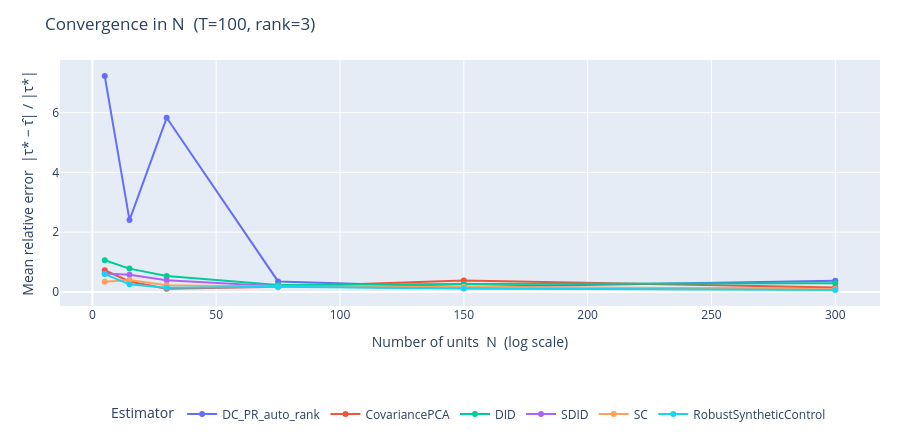
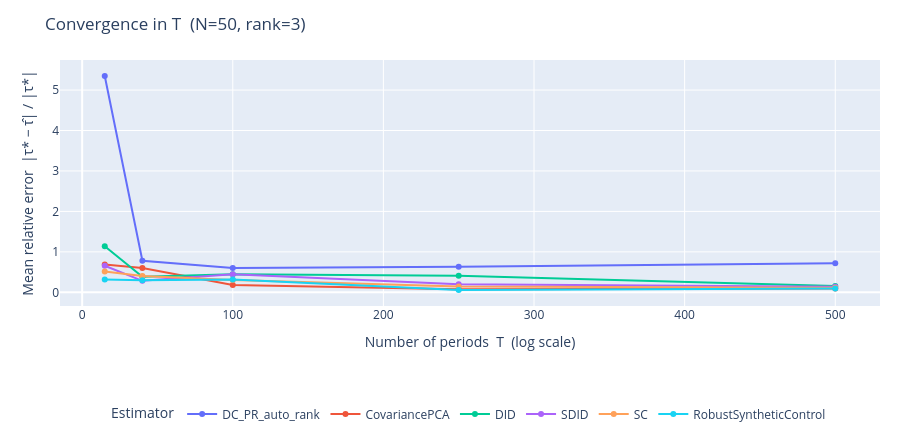

Write notebook code for charts like these, in order.
### Code cell
def convergence_plot(df, param, xlabel, title):
    agg = df.groupby([param, "method"])["error"].mean().reset_index()
    fig = px.line(
        agg, x=param, y="error", color="method",
        markers=True,
        category_orders={"method": FAST_METHODS},
        labels={param: xlabel, "error": RERR_LABEL, "method": "Estimator"},
        title=title
    )
    fig.update_layout(
        height=440,
        margin=dict(l=60, r=20, t=60, b=110),
        legend=dict(orientation="h", y=-0.38, x=0.5, xanchor="center", title="Estimator"),
    )
    return fig

convergence_plot(df_N, "N", "Number of units  N  (log scale)",
                 "Convergence in N  (T=100, rank=3)").show()

convergence_plot(df_T, "T", "Number of periods  T  (log scale)",
                 "Convergence in T  (N=50, rank=3)").show()

### Figure 1 — Plotly figure (JSON) as saved in the notebook; plotly's stock layout.template omitted (floating-point values rounded to 4 significant figures)
{"data": [{"hovertemplate": "Estimator=DC_PR_auto_rank<br>Number of units  N  (log scale)=%{x}<br>Mean relative error  |τ* − τ̂| / |τ*|=%{y}<extra></extra>", "legendgroup": "DC_PR_auto_rank", "line": {"color": "#636efa", "dash": "solid"}, "marker": {"symbol": "circle"}, "mode": "lines+markers", "name": "DC_PR_auto_rank", "orientation": "v", "showlegend": true, "type": "scatter", "x": [5, 15, 30, 75, 150, 300], "xaxis": "x", "y": [7.228, 2.405, 5.83, 0.3507, 0.1654, 0.3701], "yaxis": "y"}, {"hovertemplate": "Estimator=CovariancePCA<br>Number of units  N  (log scale)=%{x}<br>Mean relative error  |τ* − τ̂| / |τ*|=%{y}<extra></extra>", "legendgroup": "CovariancePCA", "line": {"color": "#EF553B", "dash": "solid"}, "marker": {"symbol": "circle"}, "mode": "lines+markers", "name": "CovariancePCA", "orientation": "v", "showlegend": true, "type": "scatter", "x": [5, 15, 30, 75, 150, 300], "xaxis": "x", "y": [0.7241, 0.3495, 0.1029, 0.1741, 0.3859, 0.1505], "yaxis": "y"}, {"hovertemplate": "Estimator=DID<br>Number of units  N  (log scale)=%{x}<br>Mean relative error  |τ* − τ̂| / |τ*|=%{y}<extra></extra>", "legendgroup": "DID", "line": {"color": "#00cc96", "dash": "solid"}, "marker": {"symbol": "circle"}, "mode": "lines+markers", "name": "DID", "orientation": "v", "showlegend": true, "type": "scatter", "x": [5, 15, 30, 75, 150, 300], "xaxis": "x", "y": [1.062, 0.7799, 0.5353, 0.2315, 0.2634, 0.2937], "yaxis": "y"}, {"hovertemplate": "Estimator=SDID<br>Number of units  N  (log scale)=%{x}<br>Mean relative error  |τ* − τ̂| / |τ*|=%{y}<extra></extra>", "legendgroup": "SDID", "line": {"color": "#ab63fa", "dash": "solid"}, "marker": {"symbol": "circle"}, "mode": "lines+markers", "name": "SDID", "orientation": "v", "showlegend": true, "type": "scatter", "x": [5, 15, 30, 75, 150, 300], "xaxis": "x", "y": [0.6175, 0.5733, 0.3912, 0.1918, 0.1222, 0.1059], "yaxis": "y"}, {"hovertemplate": "Estimator=SC<br>Number of units  N  (log scale)=%{x}<br>Mean relative error  |τ* − τ̂| / |τ*|=%{y}<extra></extra>", "legendgroup": "SC", "line": {"color": "#FFA15A", "dash": "solid"}, "marker": {"symbol": "circle"}, "mode": "lines+markers", "name": "SC", "orientation": "v", "showlegend": true, "type": "scatter", "x": [5, 15, 30, 75, 150, 300], "xaxis": "x", "y": [0.3358, 0.3969, 0.2262, 0.1824, 0.1711, 0.1002], "yaxis": "y"}, {"hovertemplate": "Estimator=RobustSyntheticControl<br>Number of units  N  (log scale)=%{x}<br>Mean relative error  |τ* − τ̂| / |τ*|=%{y}<extra></extra>", "legendgroup": "RobustSyntheticControl", "line": {"color": "#19d3f3", "dash": "solid"}, "marker": {"symbol": "circle"}, "mode": "lines+markers", "name": "RobustSyntheticControl", "orientation": "v", "showlegend": true, "type": "scatter", "x": [5, 15, 30, 75, 150, 300], "xaxis": "x", "y": [0.596, 0.2546, 0.1431, 0.174, 0.1175, 0.06529], "yaxis": "y"}], "layout": {"height": 440, "legend": {"orientation": "h", "title": {"text": "Estimator"}, "tracegroupgap": 0, "x": 0.5, "xanchor": "center", "y": -0.38}, "margin": {"b": 110, "l": 60, "r": 20, "t": 60}, "title": {"text": "Convergence in N  (T=100, rank=3)"}, "xaxis": {"anchor": "y", "domain": [0, 1], "title": {"text": "Number of units  N  (log scale)"}}, "yaxis": {"anchor": "x", "domain": [0, 1], "title": {"text": "Mean relative error  |τ* − τ̂| / |τ*|"}}}}

### Figure 2 — Plotly figure (JSON) as saved in the notebook; plotly's stock layout.template omitted (floating-point values rounded to 4 significant figures)
{"data": [{"hovertemplate": "Estimator=DC_PR_auto_rank<br>Number of periods  T  (log scale)=%{x}<br>Mean relative error  |τ* − τ̂| / |τ*|=%{y}<extra></extra>", "legendgroup": "DC_PR_auto_rank", "line": {"color": "#636efa", "dash": "solid"}, "marker": {"symbol": "circle"}, "mode": "lines+markers", "name": "DC_PR_auto_rank", "orientation": "v", "showlegend": true, "type": "scatter", "x": [15, 40, 100, 250, 500], "xaxis": "x", "y": [5.346, 0.7808, 0.6036, 0.6331, 0.7161], "yaxis": "y"}, {"hovertemplate": "Estimator=CovariancePCA<br>Number of periods  T  (log scale)=%{x}<br>Mean relative error  |τ* − τ̂| / |τ*|=%{y}<extra></extra>", "legendgroup": "CovariancePCA", "line": {"color": "#EF553B", "dash": "solid"}, "marker": {"symbol": "circle"}, "mode": "lines+markers", "name": "CovariancePCA", "orientation": "v", "showlegend": true, "type": "scatter", "x": [15, 40, 100, 250, 500], "xaxis": "x", "y": [0.6848, 0.6037, 0.1812, 0.0756, 0.09445], "yaxis": "y"}, {"hovertemplate": "Estimator=DID<br>Number of periods  T  (log scale)=%{x}<br>Mean relative error  |τ* − τ̂| / |τ*|=%{y}<extra></extra>", "legendgroup": "DID", "line": {"color": "#00cc96", "dash": "solid"}, "marker": {"symbol": "circle"}, "mode": "lines+markers", "name": "DID", "orientation": "v", "showlegend": true, "type": "scatter", "x": [15, 40, 100, 250, 500], "xaxis": "x", "y": [1.141, 0.3823, 0.4491, 0.4075, 0.1573], "yaxis": "y"}, {"hovertemplate": "Estimator=SDID<br>Number of periods  T  (log scale)=%{x}<br>Mean relative error  |τ* − τ̂| / |τ*|=%{y}<extra></extra>", "legendgroup": "SDID", "line": {"color": "#ab63fa", "dash": "solid"}, "marker": {"symbol": "circle"}, "mode": "lines+markers", "name": "SDID", "orientation": "v", "showlegend": true, "type": "scatter", "x": [15, 40, 100, 250, 500], "xaxis": "x", "y": [0.6569, 0.2839, 0.4475, 0.1994, 0.1393], "yaxis": "y"}, {"hovertemplate": "Estimator=SC<br>Number of periods  T  (log scale)=%{x}<br>Mean relative error  |τ* − τ̂| / |τ*|=%{y}<extra></extra>", "legendgroup": "SC", "line": {"color": "#FFA15A", "dash": "solid"}, "marker": {"symbol": "circle"}, "mode": "lines+markers", "name": "SC", "orientation": "v", "showlegend": true, "type": "scatter", "x": [15, 40, 100, 250, 500], "xaxis": "x", "y": [0.5126, 0.4022, 0.3016, 0.147, 0.1138], "yaxis": "y"}, {"hovertemplate": "Estimator=RobustSyntheticControl<br>Number of periods  T  (log scale)=%{x}<br>Mean relative error  |τ* − τ̂| / |τ*|=%{y}<extra></extra>", "legendgroup": "RobustSyntheticControl", "line": {"color": "#19d3f3", "dash": "solid"}, "marker": {"symbol": "circle"}, "mode": "lines+markers", "name": "RobustSyntheticControl", "orientation": "v", "showlegend": true, "type": "scatter", "x": [15, 40, 100, 250, 500], "xaxis": "x", "y": [0.3187, 0.3004, 0.3164, 0.0587, 0.09164], "yaxis": "y"}], "layout": {"height": 440, "legend": {"orientation": "h", "title": {"text": "Estimator"}, "tracegroupgap": 0, "x": 0.5, "xanchor": "center", "y": -0.38}, "margin": {"b": 110, "l": 60, "r": 20, "t": 60}, "title": {"text": "Convergence in T  (N=50, rank=3)"}, "xaxis": {"anchor": "y", "domain": [0, 1], "title": {"text": "Number of periods  T  (log scale)"}}, "yaxis": {"anchor": "x", "domain": [0, 1], "title": {"text": "Mean relative error  |τ* − τ̂| / |τ*|"}}}}
